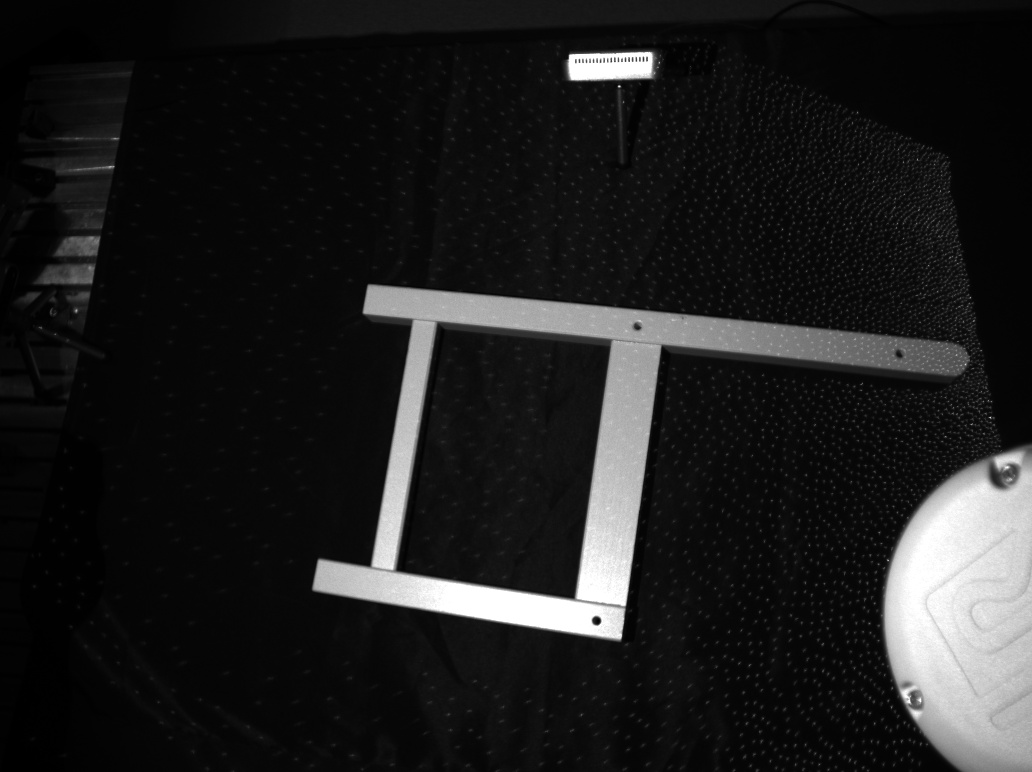
#> input picture wcx/fdcm_previous/data/phx_rgb_1.jpg, 1032 x 772 px
$ python -i linedetection.py   (imports and definitions only)
#> lines starting #> are read from the running program, lines starting #| are printed output that depends on the picture; after the words box and inside, x2 and y2 are one past the last pixel; in counts of white or black regions, pixels touching at a corner belong together
#> further down, picture is the input picture: shape (772, 1032, 3); min 0, max 255, mean 31.4
import cv2
import numpy as np

def main(img):
    # img = cv2.imread("1.jpg")
    cv2.imshow('origin_img', img)
    height = img.shape[0]  # 高度
#> height = 772
    width = img.shape[1]  # 宽度
#> width = 1032
    cut_img = img

    gray = cv2.cvtColor(cut_img, cv2.COLOR_BGR2GRAY)
    cv2.imshow('gray_img', gray)
    cv2.waitKey(0)
    edges = cv2.Canny(gray, 50, 150, apertureSize=3)
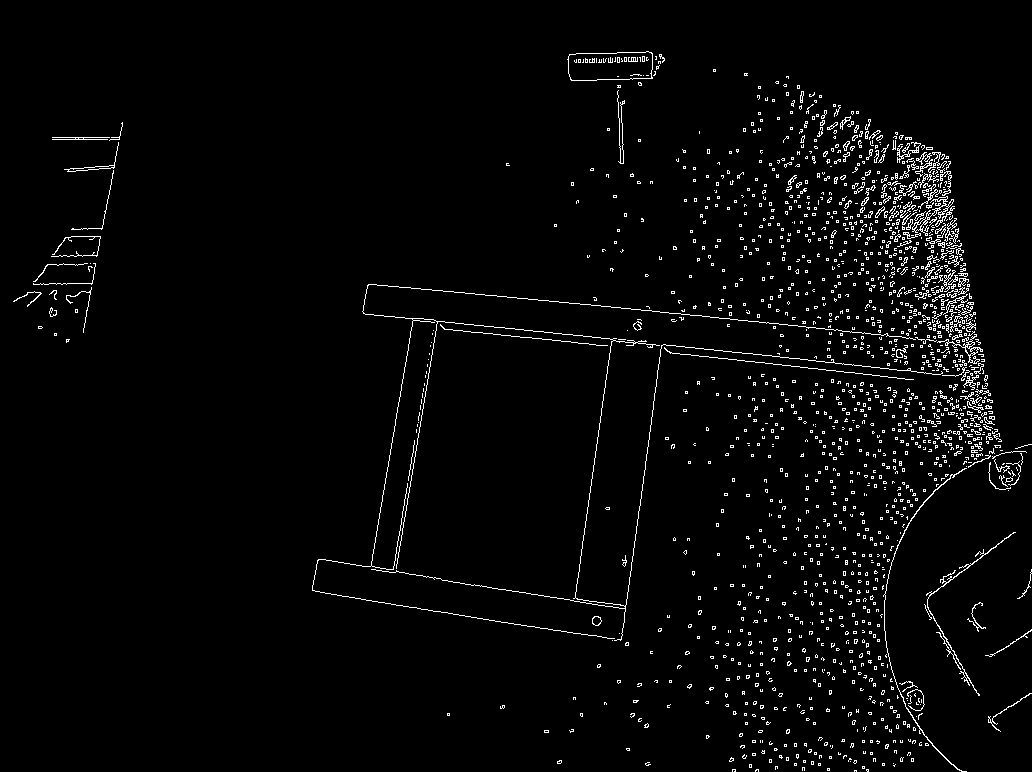
#> edges: shape (772, 1032); 2.8% white in thin lines or dots
    cv2.imshow('edgemap',edges)
    cv2.waitKey(0)
    # lines = cv2.HoughLines(edges, 1, np.pi / 180, 118)
    result = cut_img.copy()
    minLineLength = 30  # height/32
    maxLineGap = 10  # height/40
    lines = cv2.HoughLinesP(edges, 1, np.pi / 180, 80, minLineLength, maxLineGap)
#> lines = 50 rows, first 6: [571, 303, 589, 304], [414, 318, 432, 319], [583, 336, 600, 337], [660, 312, 677, 313], [505, 328, 532, 330], [863, 374, 879, 375]

    for item in lines:
        x1=item[0][0]
        y1=item[0][1]
        x2=item[0][2]
        y2=item[0][3]

        cv2.line(result, (x1, y1), (x2, y2), (0, 255, 0), 2)
#> this loop made 50 passes
#> (x1, y1, x2, y2) on passes 1 to 12: (571, 303, 589, 304), (414, 318, 432, 319), (583, 336, 600, 337), (660, 312, 677, 313), (505, 328, 532, 330), (863, 374, 879, 375), (477, 618, 500, 621), (586, 520, 594, 458), (826, 370, 843, 371), (622, 308, 649, 310), (385, 603, 395, 604), (532, 594, 543, 595)
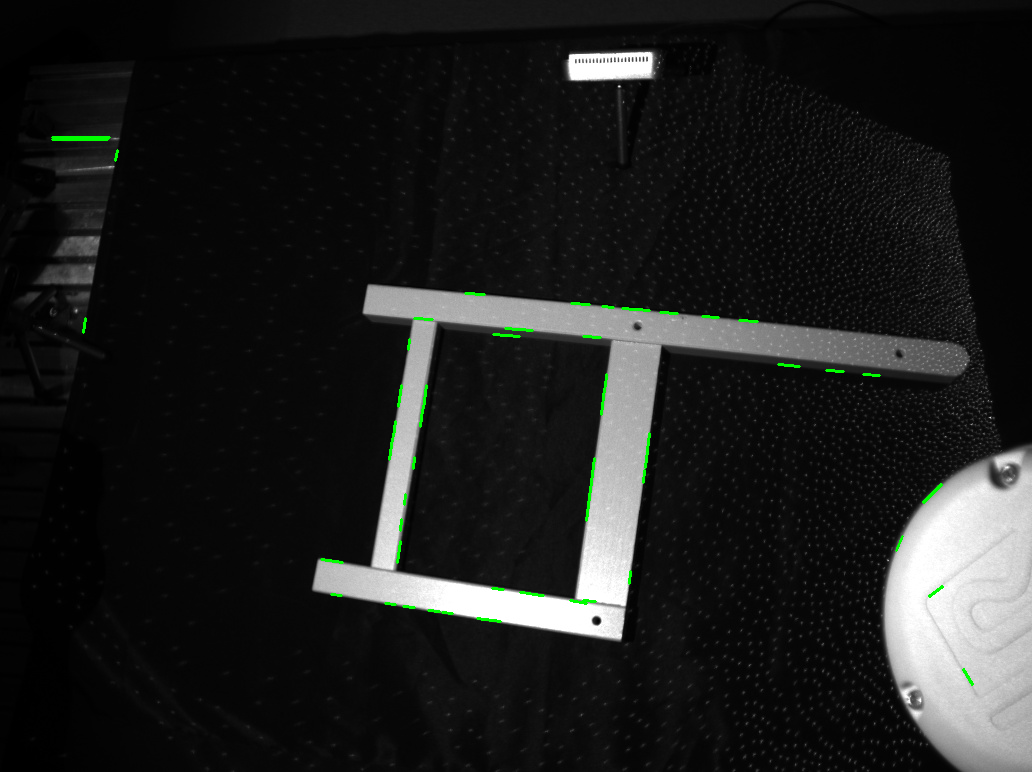
#> result: shape (772, 1032, 3); 0.38% of pixels changed, all inside (x1, y1, x2, y2) = (51, 136, 974, 686)

    cv2.imshow('result', result)
    cv2.waitKey(0)
    cv2.destroyAllWindows()

>>> import cv2
>>> picture = cv2.imread('data/phx_rgb_1.jpg')
>>> result = main(picture)

$ run again, on wcx/fdcm_previous/data/phx_rgb_2.jpg
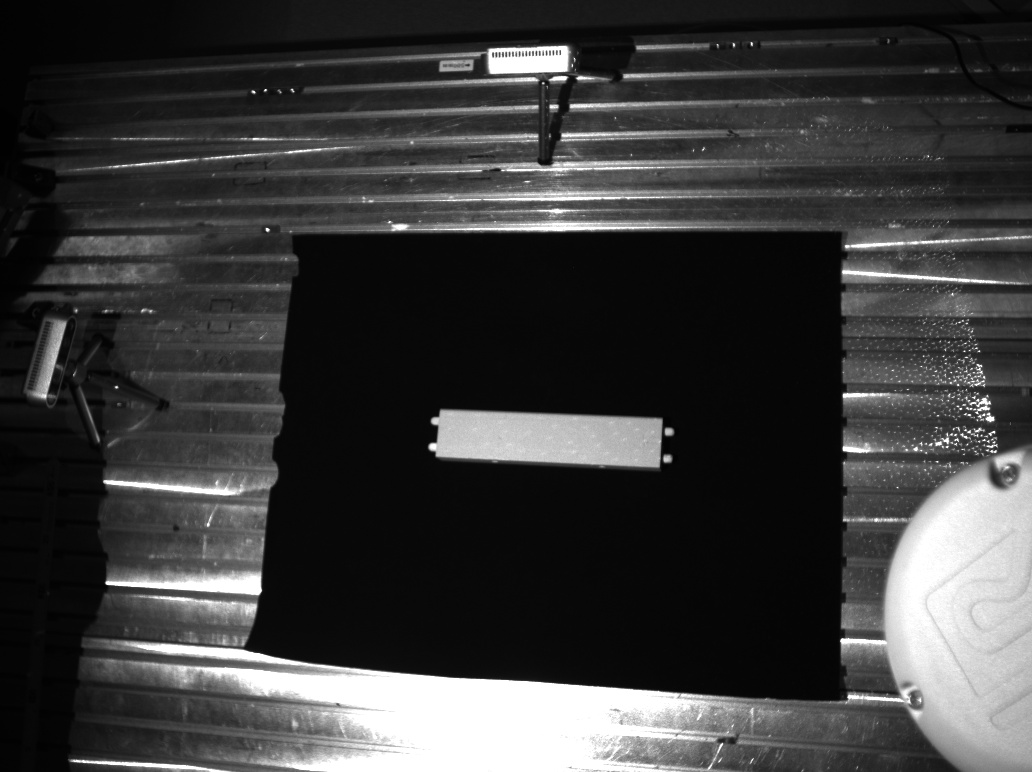
#> input picture wcx/fdcm_previous/data/phx_rgb_2.jpg, 1032 x 772 px
#> picture is the input picture: shape (772, 1032, 3); min 0, max 255, mean 59.3
#> in main, `edges = cv2.Canny(gray, 50, 150, apertureSize=3)`:
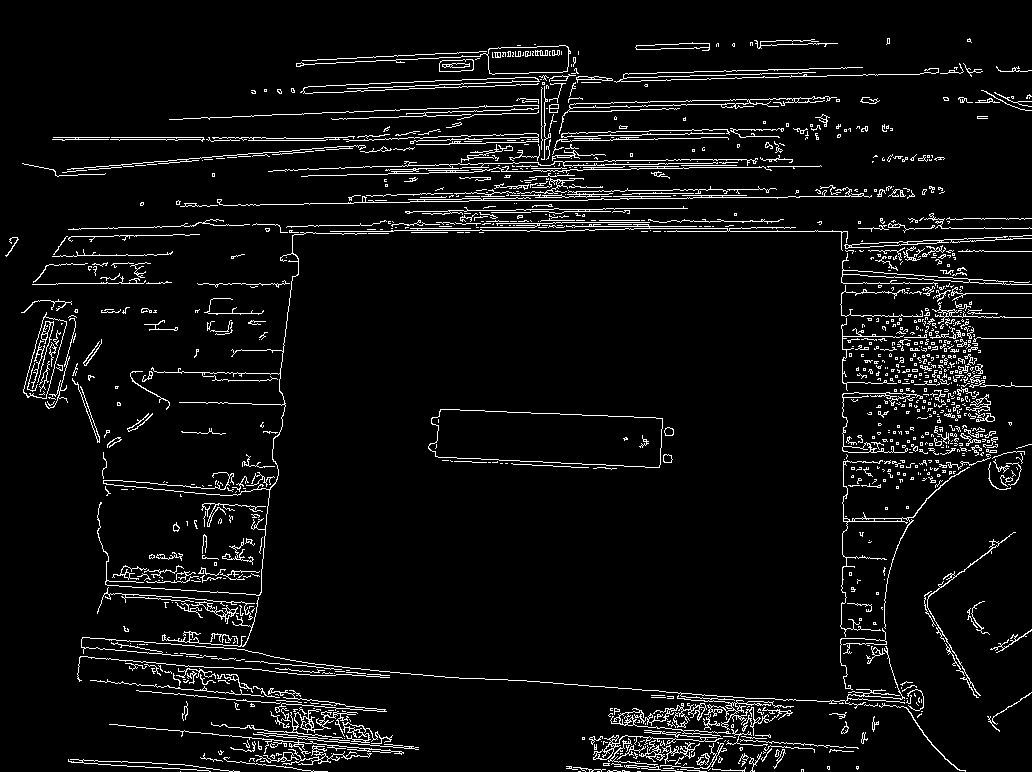
#> edges: shape (772, 1032); 5.6% white in thin lines or dots
#> lines = 454 rows, first 6: [1002, 228, 1028, 228], [730, 231, 814, 231], [322, 112, 345, 112], [111, 137, 203, 137], [722, 696, 732, 696], [308, 175, 343, 175]
#> the loop in main, `for item in lines:` made 454 passes
#> after the loop in main, `for item in lines:`:
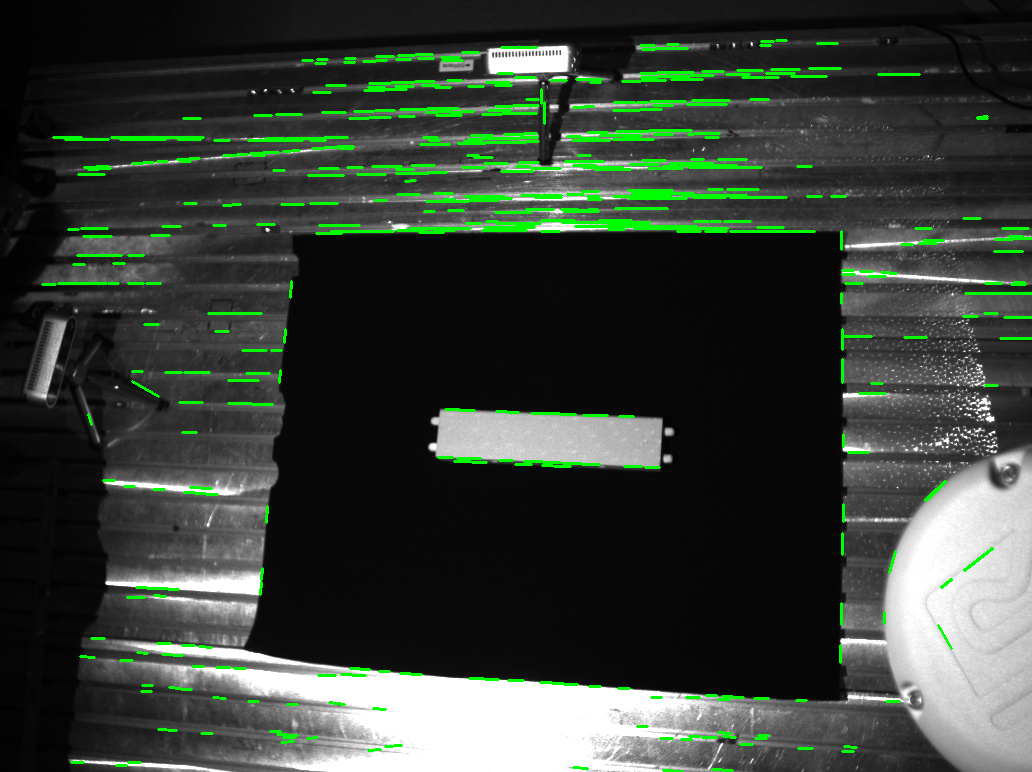
#> result: shape (772, 1032, 3); 3.58% of pixels changed, all inside (x1, y1, x2, y2) = (41, 39, 1032, 772)
